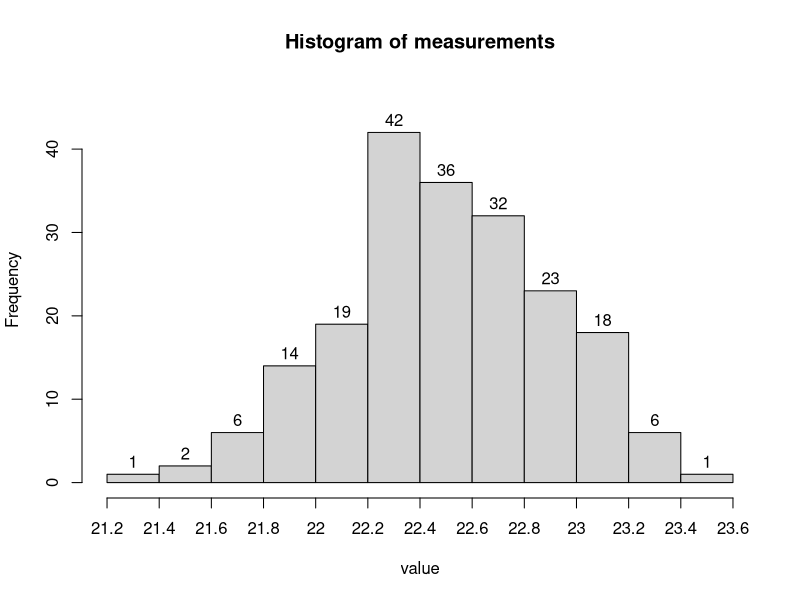

Recreate this plot in R.
## ---- chunk 1
## DATA GENERATION

types = c("bimodal","symmetric mound","skew left","skew right","uniform")
shapes1 = c(0.5, 20,   3,   1, 1)
shapes2 = c(0.5, 20,   1,   3, 1)

rrr = sample(1:5,1)
type = types[rrr]
shape1 = shapes1[rrr]
shape2 = shapes2[rrr]

n = sample(c(20,40,50,60,80,100),1)*5
offset = sample(1:7*10,1)+0.001
rng = sample(c(3,5,10,20,40,100),1)
data = rbeta(n,shape1,shape2)*rng*0.99 + offset

## The frequency table
value = min(data):max(data)
frequency = tabulate(data)[value]
df_freq = data.frame(value, frequency)
myhist = hist(data,breaks=10,plot=FALSE)

nb = length(myhist$breaks)
nc = nb-1

lt1 = sample(c(T,F),1)
lt2 = sample(c(T,F),1)
s1 = sample(3:(nb-3),1)
b1 = myhist$breaks[s1]
if(lt1){
  t1 = "less"
  p1 = sum(myhist$counts[1:(s1-1)])/n
  s2 = sample(2:(s1-1),1)
  b2 = myhist$breaks[s2]
  if(lt2){
    t2 = "less"
    p2 = sum(myhist$counts[1:(s2-1)])/n
    p3 = sum(myhist$counts[1:(s2-1)])/sum(myhist$counts[1:(s1-1)])
  } else {
    t2 = "greater"
    p2 = sum(myhist$counts[s2:nc])/n
    p3 = sum(myhist$counts[s2:(s1-1)])/sum(myhist$counts[1:(s1-1)])
  }
} else {
  t1 = "greater"
  p1 = sum(myhist$counts[s1:nc])/n
  s2 = sample((s1+1):(nb-1),1)
  b2 = myhist$breaks[s2]
  if(lt2){
    t2 = "less"
    p2 = sum(myhist$counts[1:(s2-1)])/n
    p3 = sum(myhist$counts[s1:(s2-1)])/(n*p1)
  } else {
    t2 = "greater"
    p2 = sum(myhist$counts[s2:nc])/n
    p3 = sum(myhist$counts[s2:nc])/(n*p1)
  }
}

while(T){
  s4 = sample(2:(nb-2),1)
  if(s4 != s1 && s4 != s2){
    break
  }
}

b4 = myhist$breaks[s4]
p4 = sum(myhist$counts[1:(s4-1)])/n
## ---- chunk 2
hist(data,breaks=10,labels=TRUE,xlab="value",xlim=c(min(myhist$breaks),max(myhist$breaks)),ylim=c(0,max(myhist$counts)*1.1),xaxt="n",main="Histogram of measurements")
axis(1, at=myhist$breaks, labels=myhist$breaks)
